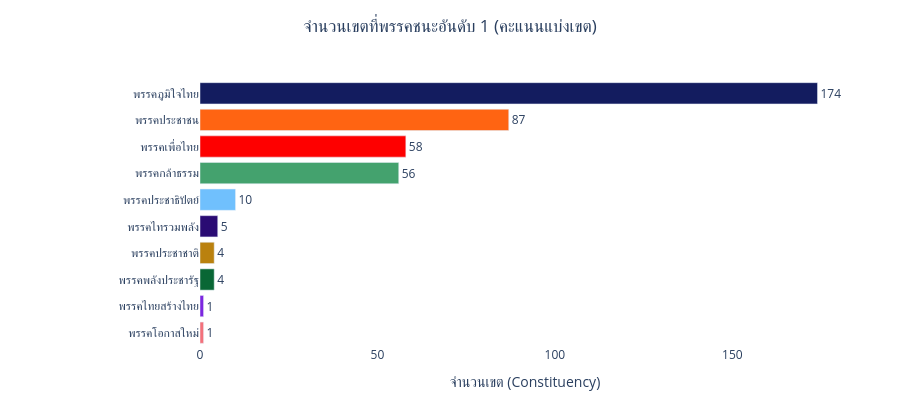

Write notebook code for a chart like this one.
### Code cell
#plot bar chart แนวนอน ให้ x เป็น จำนวนเขตที่ชนะ และ y เป็นชื่อพรรค
fig = px.bar(
    zonewin_summary,
    x='zone',                  
    y='Winner_Party',            
    orientation='h',             
    color='Winner_Party',       
    color_discrete_map=party_colors, 
    text='zone',                
    title='จำนวนเขตที่พรรคชนะอันดับ 1 (คะแนนแบ่งเขต)',
    labels={'Winner_Party': 'ชื่อพรรค', 'zone': 'จำนวนเขตที่ชนะ'},
    height=max(400, len(zonewin_summary) * 40) 
)

fig.update_layout(
    showlegend=False,
    margin=dict(l=200, r=50, t=80, b=50), 
    xaxis_title="จำนวนเขต (Constituency)",
    yaxis_title="",
    plot_bgcolor='white',
    title={
        'y':0.95,
        'x':0.5,
        'xanchor': 'center',
        'yanchor': 'top'
    }
)

fig.update_traces(
    textposition='outside', 
    cliponaxis=False
)

fig.show()

### Figure 1 — Plotly figure (JSON) as saved in the notebook; plotly's stock layout.template omitted (floating-point values rounded to 4 significant figures)
{"data": [{"cliponaxis": false, "hovertemplate": "ชื่อพรรค=%{y}<br>จำนวนเขตที่ชนะ=%{text}<extra></extra>", "legendgroup": "พรรคภูมิใจไทย", "marker": {"color": "#131c5f", "pattern": {"shape": ""}}, "name": "พรรคภูมิใจไทย", "orientation": "h", "showlegend": true, "text": [174.0], "textposition": "outside", "type": "bar", "x": [174], "xaxis": "x", "y": ["พรรคภูมิใจไทย"], "yaxis": "y"}, {"cliponaxis": false, "hovertemplate": "ชื่อพรรค=%{y}<br>จำนวนเขตที่ชนะ=%{text}<extra></extra>", "legendgroup": "พรรคประชาชน", "marker": {"color": "#ff6412", "pattern": {"shape": ""}}, "name": "พรรคประชาชน", "orientation": "h", "showlegend": true, "text": [87.0], "textposition": "outside", "type": "bar", "x": [87], "xaxis": "x", "y": ["พรรคประชาชน"], "yaxis": "y"}, {"cliponaxis": false, "hovertemplate": "ชื่อพรรค=%{y}<br>จำนวนเขตที่ชนะ=%{text}<extra></extra>", "legendgroup": "พรรคเพื่อไทย", "marker": {"color": "#fe0000", "pattern": {"shape": ""}}, "name": "พรรคเพื่อไทย", "orientation": "h", "showlegend": true, "text": [58.0], "textposition": "outside", "type": "bar", "x": [58], "xaxis": "x", "y": ["พรรคเพื่อไทย"], "yaxis": "y"}, {"cliponaxis": false, "hovertemplate": "ชื่อพรรค=%{y}<br>จำนวนเขตที่ชนะ=%{text}<extra></extra>", "legendgroup": "พรรคกล้าธรรม", "marker": {"color": "#44a26e", "pattern": {"shape": ""}}, "name": "พรรคกล้าธรรม", "orientation": "h", "showlegend": true, "text": [56.0], "textposition": "outside", "type": "bar", "x": [56], "xaxis": "x", "y": ["พรรคกล้าธรรม"], "yaxis": "y"}, {"cliponaxis": false, "hovertemplate": "ชื่อพรรค=%{y}<br>จำนวนเขตที่ชนะ=%{text}<extra></extra>", "legendgroup": "พรรคประชาธิปัตย์", "marker": {"color": "#70c0fd", "pattern": {"shape": ""}}, "name": "พรรคประชาธิปัตย์", "orientation": "h", "showlegend": true, "text": [10.0], "textposition": "outside", "type": "bar", "x": [10], "xaxis": "x", "y": ["พรรคประชาธิปัตย์"], "yaxis": "y"}, {"cliponaxis": false, "hovertemplate": "ชื่อพรรค=%{y}<br>จำนวนเขตที่ชนะ=%{text}<extra></extra>", "legendgroup": "พรรคไทรวมพลัง", "marker": {"color": "#2a0b73", "pattern": {"shape": ""}}, "name": "พรรคไทรวมพลัง", "orientation": "h", "showlegend": true, "text": [5.0], "textposition": "outside", "type": "bar", "x": [5], "xaxis": "x", "y": ["พรรคไทรวมพลัง"], "yaxis": "y"}, {"cliponaxis": false, "hovertemplate": "ชื่อพรรค=%{y}<br>จำนวนเขตที่ชนะ=%{text}<extra></extra>", "legendgroup": "พรรคประชาชาติ", "marker": {"color": "#ba810e", "pattern": {"shape": ""}}, "name": "พรรคประชาชาติ", "orientation": "h", "showlegend": true, "text": [4.0], "textposition": "outside", "type": "bar", "x": [4], "xaxis": "x", "y": ["พรรคประชาชาติ"], "yaxis": "y"}, {"cliponaxis": false, "hovertemplate": "ชื่อพรรค=%{y}<br>จำนวนเขตที่ชนะ=%{text}<extra></extra>", "legendgroup": "พรรคพลังประชารัฐ", "marker": {"color": "#096735", "pattern": {"shape": ""}}, "name": "พรรคพลังประชารัฐ", "orientation": "h", "showlegend": true, "text": [4.0], "textposition": "outside", "type": "bar", "x": [4], "xaxis": "x", "y": ["พรรคพลังประชารัฐ"], "yaxis": "y"}, {"cliponaxis": false, "hovertemplate": "ชื่อพรรค=%{y}<br>จำนวนเขตที่ชนะ=%{text}<extra></extra>", "legendgroup": "พรรคไทยสร้างไทย", "marker": {"color": "#7c26df", "pattern": {"shape": ""}}, "name": "พรรคไทยสร้างไทย", "orientation": "h", "showlegend": true, "text": [1.0], "textposition": "outside", "type": "bar", "x": [1], "xaxis": "x", "y": ["พรรคไทยสร้างไทย"], "yaxis": "y"}, {"cliponaxis": false, "hovertemplate": "ชื่อพรรค=%{y}<br>จำนวนเขตที่ชนะ=%{text}<extra></extra>", "legendgroup": "พรรคโอกาสใหม่", "marker": {"color": "#f3717b", "pattern": {"shape": ""}}, "name": "พรรคโอกาสใหม่", "orientation": "h", "showlegend": true, "text": [1.0], "textposition": "outside", "type": "bar", "x": [1], "xaxis": "x", "y": ["พรรคโอกาสใหม่"], "yaxis": "y"}], "layout": {"barmode": "relative", "height": 400, "legend": {"title": {"text": "ชื่อพรรค"}, "tracegroupgap": 0}, "margin": {"b": 50, "l": 200, "r": 50, "t": 80}, "plot_bgcolor": "white", "showlegend": false, "title": {"text": "จำนวนเขตที่พรรคชนะอันดับ 1 (คะแนนแบ่งเขต)", "x": 0.5, "xanchor": "center", "y": 0.95, "yanchor": "top"}, "xaxis": {"anchor": "y", "domain": [0, 1], "title": {"text": "จำนวนเขต (Constituency)"}}, "yaxis": {"anchor": "x", "categoryarray": ["พรรคโอกาสใหม่", "พรรคไทยสร้างไทย", "พรรคพลังประชารัฐ", "พรรคประชาชาติ", "พรรคไทรวมพลัง", "พรรคประชาธิปัตย์", "พรรคกล้าธรรม", "พรรคเพื่อไทย", "พรรคประชาชน", "พรรคภูมิใจไทย"], "categoryorder": "array", "domain": [0, 1], "title": {"text": ""}}}}
